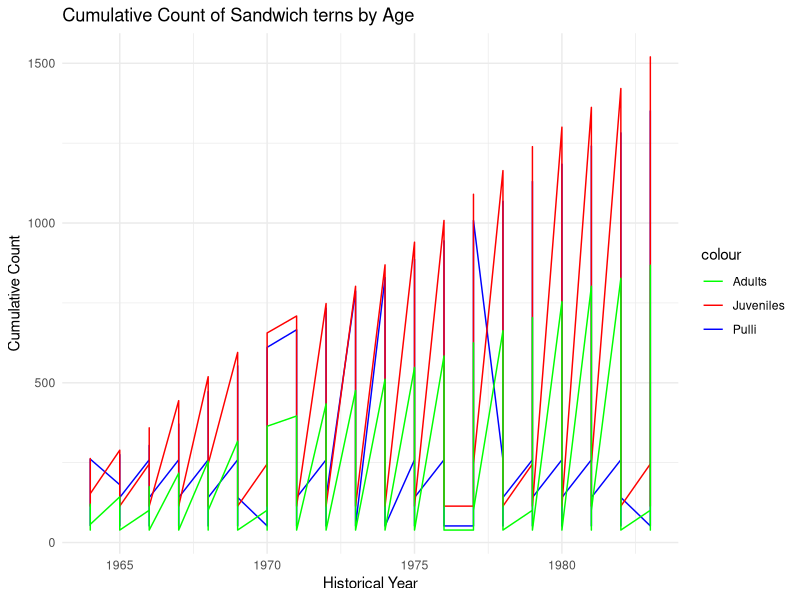
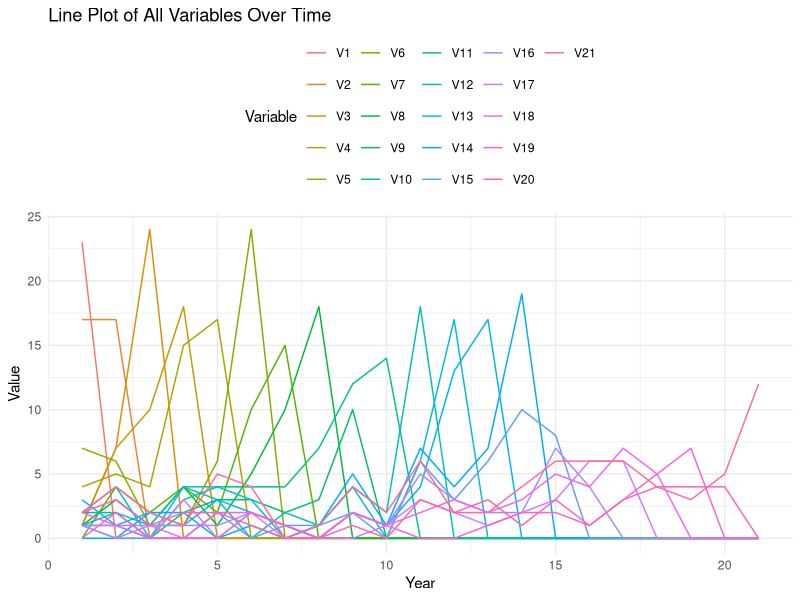

Here is the R script that generated these plots, in order:
library(tidyverse)
library(ggplot2)

## Combined model : General code to fit all models using Blackbird data as example 127
# constant and time dependent models for :phi1 , phia , lambda1 & lambda2 128
# Example with numbers set for the C/T/T/C model 129
# Formed by: 1. Standard Model + 2. Historic Model + 130
# 3. Likelihood for Combined Model + 4. MLE for Combined Model 131
# Note that with small changes in the code the standard and historic model can be fitted separetely 132
###################################################################################### 133
########################## Create expit and logit functions ########################## 134
expit <- function ( xval ) 
{ 
  1/(1+ exp(- xval )) 
} 

logit <- function ( xval ) 
{ 
  log ( xval /(1 - xval )) 
}
###################################################################################### 144
###################### 1. Standard Model : birds ringed as pulli ###################### 145
###################################################################################### 146
###### DATA 147
###### Datamatrix : matrix of recoveries for birds ringed as pulli 148
Datamatrix <- matrix (c( 
  23 , 17 , 1 , 1 , 4 , 7, 0, 1, 1, 2, 1, 2, 3 , 0, 1 , 1, 1, 2, 0, 2, 2, 
  0, 17 , 7 , 7 , 5 , 6, 4 , 3, 1, 2, 2, 4, 1, 0, 0 , 0, 1 , 1, 2, 3, 4,
  0, 0, 24 , 10 , 4 , 1 , 2, 1, 0, 0 , 1, 0 , 2, 2, 0, 1, 0, 1, 0, 1, 2, 
  0, 0, 0 , 18 , 15 , 1 , 4 , 4, 2 , 3, 4, 4, 1, 2, 0, 1 , 3, 0 , 0, 2, 1, 
  0, 0, 0 , 0, 17 , 6 , 2 , 1, 3, 4 , 3, 4 , 3, 0, 2, 1, 0, 0, 2, 2, 5, 
  0, 0, 0 , 0, 0 , 24 , 10 , 5 , 3 , 4 , 0, 3, 2, 1, 0 , 2, 2 , 2, 2, 1, 4,
  0, 0, 0 , 0, 0 , 0, 15 , 10 , 2, 4, 2, 0, 1, 0 , 1, 1 , 0, 1, 1, 0, 0, 
  0, 0, 0 , 0, 0 , 0, 0 , 18 , 3 , 7 , 1 , 1 , 0, 1, 1, 0, 0, 0, 0, 0, 1,
  0, 0, 0 , 0, 0 , 0, 0 , 0, 10 , 12 , 4 , 4, 2, 5, 2, 2 , 0, 2 , 2, 1, 4, 
  0, 0, 0 , 0, 0 , 0, 0 , 0, 0, 14 , 2, 0, 1 , 1, 0 , 1, 1, 1, 1, 0, 2,
  0, 0, 0 , 0, 0 , 0, 0 , 0, 0, 0, 18 , 6 , 4 , 7, 6 , 5, 3, 2, 0, 3, 6,
  0, 0, 0 , 0, 0 , 0, 0, 0, 0, 0, 0, 17 , 13 , 4, 3 , 3, 2, 3, 0, 2, 2,
  0, 0, 0 , 0, 0 , 0, 0, 0, 0, 0, 0, 0, 17 , 7 , 6 , 2 , 1, 2 , 1, 3, 2,
  0, 0, 0 , 0, 0 , 0, 0, 0, 0, 0, 0, 0, 0, 19 , 10 , 2, 2, 3, 2, 1, 4,
  0, 0, 0 , 0, 0 , 0, 0, 0, 0, 0, 0, 0, 0, 0 , 8 , 7 , 3, 5 , 2, 3, 6, 
  0, 0, 0 , 0, 0 , 0, 0, 0, 0, 0, 0, 0, 0, 0 , 0, 4 , 6 , 4 , 1, 1, 6,
  0, 0, 0 , 0, 0 , 0, 0, 0, 0, 0, 0, 0, 0, 0 , 0, 0 , 6 , 7 , 3, 3, 6,
  0, 0, 0 , 0, 0 , 0, 0, 0, 0, 0, 0, 0, 0, 0 , 0, 0 , 0, 5, 5, 4, 4,
  0, 0, 0 , 0, 0 , 0, 0, 0, 0, 0, 0, 0, 0, 0 , 0, 0 , 0, 0, 7 , 4 , 3,
  0, 0, 0 , 0, 0 , 0, 0, 0, 0, 0, 0, 0, 0, 0 , 0, 0 , 0, 0, 0, 4, 5, 
  0, 0, 0, 0, 0, 0, 0, 0, 0, 0, 0, 0, 0, 0, 0, 0, 0, 0, 0, 0, 12
) ,nrow =21 , ncol =21 , byrow = TRUE ) 

n1 <-nrow ( Datamatrix ) # number of years of ringing 172
n2 <-ncol ( Datamatrix ) # number of years of recovery 173
###### f: Total number of birds never recovered that were ringed as pulli 174
f <- c(4021 ,3780 ,3583 ,3903 ,3561 ,3532 ,2378 ,2286 ,3239 ,2429 ,4550 ,4083 ,4464 ,3723 ,3378 ,2373 ,3378 ,1799 ,1848 ,2542, 2158)

####### DEFINE PARAMETERS NEEDED FOR THE STANDARD MODEL 178
# Number of rows define the year i.e: time dependency 179
# Number of columns define the age , i.e: age dependency 180
# For parameters with time dependency : change the number of pars needed in the model [ year1 : year21 ] 181
pars_fun_ccc <- function ( pars_in ){ 
  
  #If phia is constant use the line below : 183
  # This is because we assume birds ringed as pulli to become adults in their 2nd year of life 184
  #phia <- matrix ( rep (c(0 , expit ( pars_in [1]) ) ,c(1 ,(n1 -1) )) ,n1 ,n2 , byrow = TRUE ) 185
  #If phia is time dependent , use the line below ( notice phia would start from 2 now ): 186
  phia <- matrix (c(0 , expit ( pars_in [2:21]) ) ,n1 ,n2 , byrow = TRUE ) 
  phi1 <- matrix ( expit ( pars_in [22]) ,n1 , n2 , byrow = TRUE ) 
  #If there is no age dependency in lambda , lambda1 and lambda2 share the same parameter numbers as in this 189
  example 
  lambda1 <- matrix ( expit ( pars_in [22:42]) ,n1 , n2 , byrow = TRUE ) 
  lambda2 <- matrix ( expit ( pars_in [22:42]) ,n1 ,n2 , byrow = TRUE ) 
  #If there is an age dependency , for example in the C/T/ CA1 :2 model , use : 193
  # lambda1 <- matrix ( expit ( pars_in [22]) ,n1 , n2 , byrow = TRUE ) 194
  # lambda2 <- matrix ( expit ( pars_in [23]) ,n1 ,n2 , byrow = TRUE ) 195
  ringlik ( Datamatrix , phia , phi1 , lambda1 , lambda2 ) 
} 
##################################### Likelihood ##################################### 198
nprob <-rep (1 , n1) 
ringlik <- function ( Datamatrix , phia , phi1 , lambda1 , lambda2 ) 
{ 
  lik =0 
  for (i in 1: nrow ( Datamatrix )) { 
    for (j in i: ncol ( Datamatrix )) { 
      if(i==j) { 
        prob =(1 - phi1 [i,j]) * lambda1 [i,j] 
      } 
      else { 
        if(j > (i+1) ) prodphi <- prod ( phia [i ,(i +1) :(j -1) ]) else prodphi <- 1 
        prob = phi1 [i,j]* prodphi *(1 - phia [i,j]) * lambda2 [i,j]} 
      nprob [i]= nprob [i]- prob 
      lik = lik + Datamatrix [i,j]* log ( prob ) 
    } 
    lik = lik +f[i]* log ( nprob [i]) 
  } 
  lik =- lik 
  return ( lik ) 
} 

# pars_in : Starting values for the parameters in the same order : phia , phi1 , lambda1 , lambda2 220
pars_in <- logit ( rep (c (0.6 ,0.01 ,0.01) ,c (21 ,1 ,21) )) 
pars_fun_ccc ( pars_in ) # gives likelihood for the standard model 222
###################################################################################### 224
#################### 2. Historic Model : birds ringed as full - grown ################### 225
###################################################################################### 226
###### DATA 227
###### Datamatrixj : matrix of recoveries for birds ringed as juvenile 228
###### Datamatrixa : matrix of recoveries for birds ringed as adult 229
Datamatrixj <- matrix (c( 
  0 , 0, 0, 0, 0, 0, 0, 0, 0, 0, 0, 0, 0, 0, 0, 0, 0, 0, 0, 0, 0, 
  0 , 0, 0, 0, 0, 0, 7, 0, 0, 0, 0, 0, 0, 0, 0, 0, 0, 0, 0, 0, 0, 
  0 , 0, 0, 0, 0, 0, 0, 0, 0, 0, 0, 0, 0, 0, 0, 0, 0, 0, 0, 0, 0, 
  0 , 0, 0, 0, 0, 0, 0, 0, 0, 0, 0, 0, 0, 0, 0, 0, 0, 0, 0, 0, 0,
  0 , 0, 0, 0, 0, 0, 0, 0, 0, 0, 0, 0, 0, 0, 0, 0, 0, 0, 0, 0, 0,
  0 , 0, 0, 0, 0, 0, 0, 0, 0, 0, 0, 0, 0, 0, 0, 0, 0, 0, 0, 0, 0,
  0 , 0, 0, 0, 0, 0, 0, 0, 0, 0, 0, 0, 0, 0, 0, 0, 0, 0, 0, 0, 0,
  0 , 0, 0, 0, 0, 0, 0, 0, 0, 0, 0, 0, 0, 0, 0, 0, 0, 0, 0, 0, 0, 
  0 , 0, 0, 0, 0, 0, 0, 0, 0, 0, 0, 0, 0, 0, 0, 0, 0, 0, 0, 0, 0, 
  0 , 0, 0, 0, 0, 0, 0, 0, 0, 0, 0, 0, 0, 0, 0, 0, 0, 0, 0, 0, 0,
  0 , 0, 0, 0, 0, 0, 0, 0, 0, 0, 0, 0, 0, 0, 1, 0, 0, 0, 0, 0, 0,
  0 , 0, 0, 0, 0, 0, 0, 0, 0, 0, 0, 0, 0, 0, 0, 0, 0, 0, 0, 0, 0, 
  0 , 0, 0, 0, 0, 0, 0, 0, 0, 0, 0, 0, 0, 0, 0, 0, 0, 0, 0, 0, 0,
  0 , 0, 0, 0, 0, 0, 0, 0, 0, 0, 0, 0, 0, 0, 0, 0, 0, 0, 0, 0, 1,
  0 , 0, 0, 0, 0, 0, 0, 0, 0, 0, 0, 0, 0, 0, 0, 0, 0, 0, 0, 0, 0,
  0 , 0, 0, 0, 0, 0, 0, 0, 0, 0, 0, 0, 0, 0, 0, 2, 0, 0, 0, 0, 0,
  0 , 0, 0, 0, 0, 0, 0, 0, 0, 0, 0, 0, 0, 0, 0, 0, 0, 0, 0, 0, 0,
  0 , 0, 0, 0, 0, 0, 0, 0, 0, 0, 0, 0, 0, 0, 0, 0, 2, 2, 0, 0, 1,
  0 , 0, 0, 0, 0, 0, 0, 0, 0, 0, 0, 0, 0, 0, 0, 0, 0, 0, 1, 0, 0,
  0 , 0, 0, 0, 0, 0, 0, 0, 0, 0, 0, 0, 0, 0, 0, 0, 0, 0, 0, 0, 0,
  0 , 0, 0, 0, 0, 0, 0, 0, 0, 0, 0, 0, 0, 0, 0, 0, 0, 0, 0, 0, 1
) ,nrow =21 , ncol =21 , byrow = TRUE ) 

Datamatrixa <- matrix (c( 
  1 , 0, 0, 0, 0, 0, 0, 0, 0, 0, 0, 0, 0, 0, 0, 0, 0, 0, 0, 0, 0, 
  0 , 0, 0, 0, 0, 0, 7, 0, 0, 0, 0, 0, 0, 0, 0, 0, 0, 0, 0, 0, 0, 
  0 , 0, 0, 0, 0, 0, 0, 0, 0, 0, 0, 0, 0, 0, 0, 0, 0, 0, 0, 0, 0, 
  0 , 0, 0, 0, 0, 0, 0, 0, 0, 0, 0, 0, 0, 0, 0, 0, 0, 0, 0, 0, 0,
  0 , 0, 0, 0, 0, 0, 0, 0, 0, 0, 0, 0, 0, 0, 0, 0, 0, 0, 0, 0, 0,
  0 , 0, 0, 0, 0, 0, 0, 0, 0, 0, 0, 0, 0, 0, 0, 0, 0, 0, 0, 0, 0,
  0 , 0, 0, 0, 0, 0, 0, 0, 0, 0, 0, 0, 0, 0, 0, 0, 0, 0, 0, 0, 0,
  0 , 0, 0, 0, 0, 0, 0, 0, 0, 0, 0, 0, 0, 0, 0, 0, 0, 0, 0, 0, 0, 
  0 , 0, 0, 0, 0, 0, 0, 0, 0, 0, 0, 0, 0, 0, 0, 0, 0, 0, 0, 0, 0, 
  0 , 0, 0, 0, 0, 0, 0, 0, 0, 0, 0, 1, 0, 0, 0, 0, 0, 0, 0, 0, 0,
  0 , 0, 0, 0, 0, 0, 0, 0, 0, 0, 0, 0, 0, 1, 0, 0, 1, 0, 0, 0, 0,
  0 , 0, 0, 0, 0, 0, 0, 0, 0, 0, 0, 1, 0, 0, 0, 0, 0, 0, 1, 0, 0, 
  0 , 0, 0, 0, 0, 0, 0, 0, 0, 0, 0, 0, 0, 0, 0, 0, 1, 0, 2, 0, 0,
  0 , 0, 0, 0, 0, 0, 0, 0, 0, 0, 0, 0, 0, 0, 1, 0, 1, 0, 0, 0, 0,
  0 , 0, 0, 0, 0, 0, 0, 0, 0, 0, 0, 0, 0, 0, 1, 0, 0, 0, 0, 0, 0,
  0 , 0, 0, 0, 0, 0, 0, 0, 0, 0, 0, 0, 0, 0, 0, 0, 0, 0, 0, 0, 0,
  0 , 0, 0, 0, 0, 0, 0, 0, 0, 0, 0, 0, 0, 0, 0, 0, 8, 1, 0, 0, 1,
  0 , 0, 0, 0, 0, 0, 0, 0, 0, 0, 0, 0, 0, 0, 0, 0, 0, 0, 2, 0, 0,
  0 , 0, 0, 0, 0, 0, 0, 0, 0, 0, 0, 0, 0, 0, 0, 0, 0, 0, 0, 0, 0,
  0 , 0, 0, 0, 0, 0, 0, 0, 0, 0, 0, 0, 0, 0, 0, 0, 0, 0, 0, 0, 0,
  0 , 0, 0, 0, 0, 0, 0, 0, 0, 0, 0, 0, 0, 0, 0, 0, 0, 0, 0, 0, 1 
) ,nrow =21 , ncol =21 , byrow = TRUE ) 

###### fhist : Total number of birds never recovered that were ringed as full - grown birds 276
fhist <- c (19 ,11 ,2 ,3 ,10 ,7 ,10 ,32 ,16 ,86, 19 ,95 ,75 ,87 ,45 ,34 ,301 ,108 ,13, 97, 174) 

####### DEFINE PARAMETERS NEEDED FOR THE HISTORIC MODEL 280
# Note that the order for the parameters must be the same than the order used for the standard model 281
pars_fun_cccc <- function (pars_in){ 
  # Here line for phia is the same when constant or time dependent , as we have information of adults since 283
  # the first year of ringing . Note we still need to change from 1 to 1:20 depending if the model is 284
  # constant 
  # or time dependent 286
  phia <- matrix ( expit ( pars_in [1:21]) ,n1 , n2 , byrow = TRUE ) 
  phi1 <- matrix ( expit ( pars_in [22]) ,n1 , n2 , byrow = TRUE ) 
  lambda1 <- matrix ( expit ( pars_in [22:42]) ,n1 , n2 , byrow = TRUE ) 
  lambda2 <- matrix ( expit ( pars_in [22:42]) ,n1 , n2 , byrow = TRUE ) 
  #If there is an age dependency , for example in the C/T/ CA1 :2/ C model , we use : 291
  # lambda1 <- matrix ( expit ( pars_in [22]) ,n1 , n2 , byrow = TRUE ) 292
  # lambda2 <- matrix ( expit ( pars_in [23]) ,n1 ,n2 , byrow = TRUE ) 293
  #then , prop <- matrix ( expit ( pars_in [24]) ,n1 , n2 , byrow = TRUE ) 294
  prop <- matrix ( expit ( pars_in [43]) ,n1 , n2 , byrow = TRUE ) 
  ringlikhist ( Datamatrixj , Datamatrixa , phia , phi1 , lambda1 , lambda2 , prop ) 
} 
####### LIKELIHOOD FOR THE HISTORIC MODEL 298
nprob <-rep (1 , n1) 
ringlikhist <- function ( Datamatrixj , Datamatrixa , phia , phi1 , lambda1 , lambda2 , prop ) 
{ 
  lik =0 
  for (i in 1: nrow ( Datamatrixj )) { 
    for (j in i: ncol ( Datamatrixj )) { 
      if(j > i) prodphia <- prod ( phia [i,i:(j -1) ]) else prodphia <- 1 
      proba = prodphia *(1 - phia [i,j]) * lambda2 [i,j]*(1 - prop [i,j]) 
      if(i==j) { 
        probj =(1 - phi1 [i,j]) * lambda1 [i,j]* prop [i,j] 
      } 
      else { 
        if(j > (i+1) ) prodphi <- prod ( phia [i ,(i +1) :(j -1) ]) else prodphi <- 1 
        probj = phi1 [i,j]* prodphi *(1 - phia [i,j]) * lambda2 [i,j]* prop [i,j]} 
      nprob [i]= nprob [i]-probj - proba 
      lik = lik + Datamatrixj [i,j]* log( probj )+ Datamatrixa [i,j]* log( proba ) 
    } 
    lik = lik + fhist [i]* log ( nprob [i]) 
  } 
  lik =- lik 
  return ( lik ) 
} 
# pars_in : Starting values for the parameters in the same order : phia , phi1 , lambda1 , lambda2 321
pars_in <- logit ( rep (c(0.6 ,0.01 ,0.01 ,0.3) ,c(20 ,1 ,20 ,1) )) 
pars_fun_cccc ( pars_in ) # returns the likelihood for the historic model 323


#######
library(ggplot2)

# Load necessary libraries (if not already installed)
# install.packages("tidyverse")
library(tidyverse)

# Create data frames for pulli, juveniles, and adults
pulli_data <- data.frame(
  Year = 1964:1983,
  Ringed = c(
    52, 0, 0, 0, 0, 0, 0, 0, 0, 0, 0, 0, 0, 0, 0, 0, 0, 0, 0, 0,
    15, 74, 0, 0, 0, 0, 0, 0, 0, 0, 0, 0, 0, 0, 0, 0, 0, 0, 0, 0,
    10, 30, 78, 0, 0, 0, 0, 0, 0, 0, 0, 0, 0, 0, 0, 0, 0, 0, 0, 0,
    2, 14, 29, 67, 101, 81, 58, 55, 67, 54, 42, 57, 58, 64, 60, 62, 54, 57, 41, 70
  )
)

juveniles_data <- data.frame(
  Year = 1964:1983,
  Ringed = c(
    114, 0, 0, 0, 0, 0, 0, 0, 0, 0, 0, 0, 0, 0, 0, 0, 0, 0, 0, 0,
    39, 93, 0, 0, 0, 0, 0, 0, 0, 0, 0, 0, 0, 0, 0, 0, 0, 0, 0, 0,
    17, 26, 70, 85, 75, 76, 61, 53, 39, 54, 67, 71, 68, 82, 74, 75, 61, 62, 59, 99
  )
)

adults_data <- data.frame(
  Year = 1964:1983,
  Ringed = c(
    39, 0, 0, 0, 0, 0, 0, 0, 0, 0, 0, 0, 0, 0, 0, 0, 0, 0, 0, 0,
    18, 44, 0, 0, 0, 0, 0, 0, 0, 0, 0, 0, 0, 0, 0, 0, 0, 0, 0, 0,
    19, 23, 32, 42, 38, 62, 47, 32, 38, 42, 35, 37, 36, 41, 38, 41, 50, 48, 25, 41
  )
)

# Calculate cumulative counts
pulli_data <- pulli_data %>%
  mutate(Cumulative_Count = cumsum(Ringed))
juveniles_data <- juveniles_data %>%
  mutate(Cumulative_Count = cumsum(Ringed))
adults_data <- adults_data %>%
  mutate(Cumulative_Count = cumsum(Ringed))

# Merge the data frames
merged_data <- merge(pulli_data, juveniles_data, by = "Year")
merged_data <- merge(merged_data, adults_data, by = "Year")
colnames(merged_data) <- c("Year", "Pulli_Ringed", "Pulli_Cumulative", "Juveniles_Ringed", "Juveniles_Cumulative", "Adults_Ringed", "Adults_Cumulative")

# Load necessary libraries (if not already installed)
# install.packages("ggplot2")
library(ggplot2)

# Create cumulative count plots
ggplot(merged_data, aes(x = Year)) +
  geom_line(aes(y = Pulli_Cumulative, color = "Pulli")) +
  geom_line(aes(y = Juveniles_Cumulative, color = "Juveniles")) +
  geom_line(aes(y = Adults_Cumulative, color = "Adults")) +
  labs(title = "Cumulative Count of Sandwich terns by Age",
       x = "Historical Year",
       y = "Cumulative Count") +
  scale_color_manual(values = c("Pulli" = "blue", "Juveniles" = "red", "Adults" = "green")) +
  theme_minimal()

library(reshape2)

# Create a data frame from the Datamatrix
data_df <- as.data.frame(Datamatrix)

# Add a "Year" column to the data frame
data_df$Year <- 1:n1

# Reshape the data to long format for plotting
data_long <- melt(data_df, id.vars = "Year", variable.name = "Variable", value.name = "Value")

# Create a line plot for all variables over time
ggplot(data = data_long, aes(x = Year, y = Value, color = Variable)) +
  geom_line() +
  labs(x = "Year", y = "Value") +
  ggtitle("Line Plot of All Variables Over Time") +
  theme_minimal() +
  theme(legend.position = "top")  # Adjust the legend position as needed

